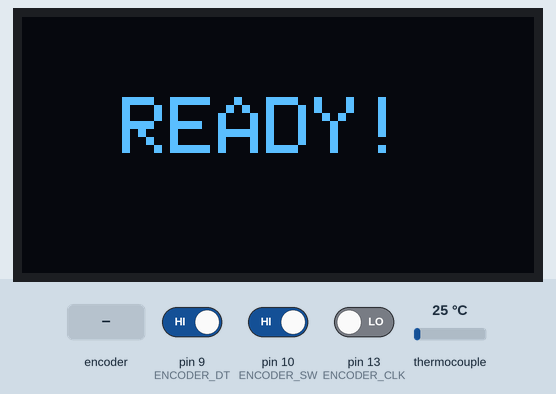
This sketch was run on a simulated Arduino Uno, built with avr-gcc and run on an emulated ATmega328P. Shown: 128×64 one-colour display. The test bench sets the inputs (shaded band); at power-on: pin 10 (ENCODER_SW) HIGH, pin 9 (ENCODER_DT) HIGH, pin 13 (ENCODER_CLK) LOW, thermocouple 25 °C. The OLED is the two-colour kind (top 16 rows yellow); what the sketch prints to the serial monitor is not drawn.

Above: at 2.6 s.
At 4.7 s:
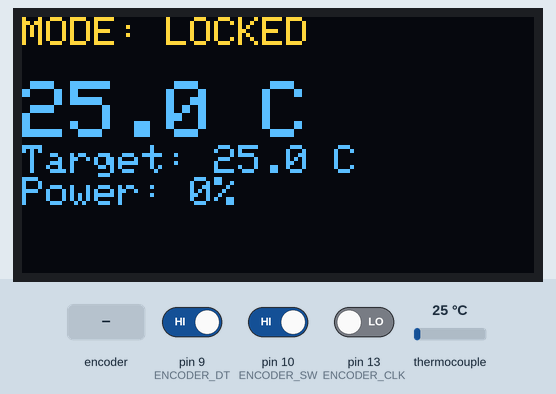
4.8 s: pin 10 (ENCODER_SW) driven LOW
At 6.0 s:
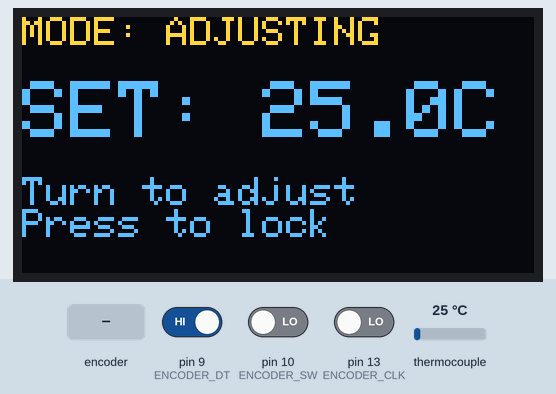
6.3 s: rotary encoder on pin 13 (ENCODER_CLK) / pin 9 (ENCODER_DT) turned 3 steps (first pin leading)
At 7.1 s:
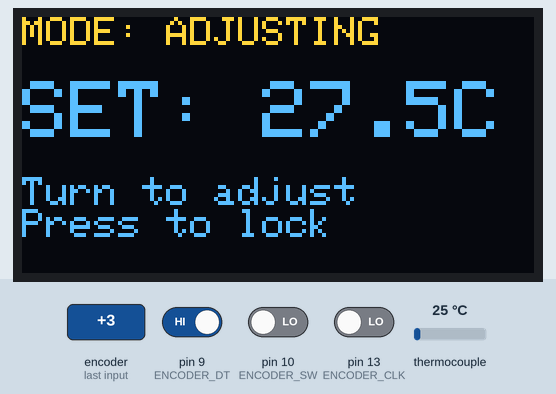
8.4 s: rotary encoder on pin 13 (ENCODER_CLK) / pin 9 (ENCODER_DT) turned 1 step (first pin leading)
At 9.7 s:
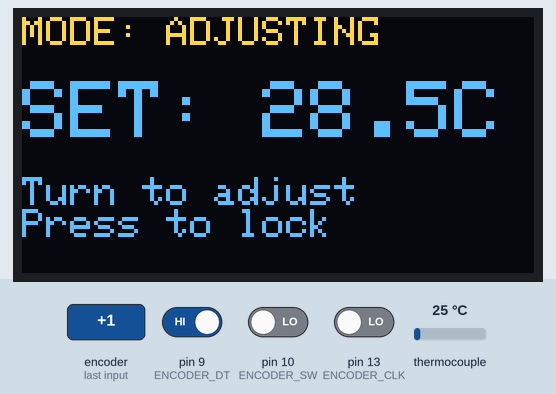
Timing chart, 0 to 11.4 s (numbered marks = the images above; inputs shaded):
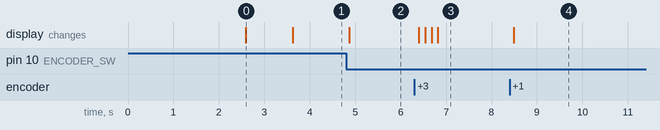

The sketch:

Thermocouple_PID_Controller.ino
```cpp
/*
 * Thermocouple PID Temperature Controller
 *
 * Features:
 * - MAX31855 thermocouple temperature sensing
 * - PID control for Peltier plate via SSR with PWM
 * - Rotary encoder for setpoint adjustment
 * - SSD1306 OLED display (128x64)
 * - Two modes: Locked (running) and Adjusting (setpoint change)
 *
 * Hardware:
 * - ESP8266 microcontroller
 * - MAX31855 thermocouple module
 * - SSD1306 OLED display (I2C)
 * - Rotary encoder with push button
 * - Solid State Relay (SSR) for Peltier control
 *
 * Version: 2.0 - Merged best features from all versions
 * Date: 2025-01-01
 */

#include <Wire.h>
#include <Adafruit_SSD1306.h>
#include <Adafruit_GFX.h>
#include <Adafruit_MAX31855.h>
#include <PID_v1_bc.h>

// ============================================================================
// PIN DEFINITIONS (DO NOT CHANGE - Hardware is physically wired)
// ============================================================================

// MAX31855 Thermocouple (Software SPI)
#define MAXDO   12  // D6 - Data Out
#define MAXCS   15  // D8 - Chip Select
#define MAXCLK  14  // D5 - Clock

// Solid-State Relay (SSR) for Peltier Plates
#define SSR_PIN 0   // D3 - PWM output to SSR

// Rotary Encoder
#define ENCODER_CLK SCK  // SCK - Clock (Note: shares GPIO with SPI)
#define ENCODER_DT  9    // SD2 - Data
#define ENCODER_SW  10   // SD3 - Push Button

// OLED Display (I2C)
#define SCREEN_WIDTH 128
#define SCREEN_HEIGHT 64
#define OLED_RESET -1
#define SCREEN_ADDRESS 0x3C

// ============================================================================
// GLOBAL OBJECTS
// ============================================================================

Adafruit_SSD1306 display(SCREEN_WIDTH, SCREEN_HEIGHT, &Wire, OLED_RESET);
Adafruit_MAX31855 thermocouple(MAXCLK, MAXCS, MAXDO);

// ============================================================================
// PID CONFIGURATION
// ============================================================================

// PID Variables
double setpoint = 25.0;      // Desired temperature in Celsius
double input = 0.0;          // Current temperature from thermocouple
double output = 0.0;         // PID output (0-255 for PWM)

// PID Tuning Parameters
// Starting with conservative values - can be tuned later
double kp = 2.0;             // Proportional gain
double ki = 0.5;             // Integral gain
double kd = 1.0;             // Derivative gain

// PID Controller
PID myPID(&input, &output, &setpoint, kp, ki, kd, DIRECT);

// ============================================================================
// ENCODER VARIABLES
// ============================================================================

// Encoder state tracking
int lastEncoderClk = LOW;
volatile int encoderPosition = 0;  // Encoder position counter

// Button state and debouncing
bool lastButtonState = HIGH;      // Encoder button (INPUT_PULLUP)
bool setpointAdjustMode = false;  // true = Adjusting, false = Locked
unsigned long lastDebounceTime = 0;
const unsigned long debounceDelay = 200; // ms

// Setpoint adjustment settings
const double TEMP_INCREMENT = 0.5;  // Degrees per encoder click
const double MIN_SETPOINT = 10.0;   // Minimum temperature
const double MAX_SETPOINT = 100.0;  // Maximum temperature
double tempSetpoint = setpoint;     // Temporary setpoint while adjusting

// ============================================================================
// DISPLAY UPDATE TIMING
// ============================================================================

unsigned long lastDisplayUpdate = 0;
const unsigned long displayUpdateInterval = 100; // Update display every 100ms

// ============================================================================
// SETUP
// ============================================================================

void setup() {
  Serial.begin(115200);
  Serial.println("\n\n=== Thermocouple PID Controller v2.0 ===");

  // Initialize OLED Display
  if (!display.begin(SSD1306_SWITCHCAPVCC, SCREEN_ADDRESS)) {
    Serial.println(F("ERROR: SSD1306 allocation failed"));
    for (;;); // Halt if display fails
  }

  display.clearDisplay();
  display.setTextSize(2);
  display.setTextColor(SSD1306_WHITE);
  display.setCursor(10, 20);
  display.println("PID CTRL");
  display.setTextSize(1);
  display.setCursor(20, 45);
  display.println("Initializing...");
  display.display();
  delay(2000);

  // Initialize MAX31855 Thermocouple
  Serial.println("Initializing thermocouple...");
  delay(500); // Let MAX chip stabilize

  if (!thermocouple.begin()) {
    Serial.println(F("ERROR: Couldn't find MAX31855"));
    displayError("Thermocouple\nNot Found!");
    for (;;); // Halt if thermocouple fails
  }

  // Read initial temperature
  input = thermocouple.readCelsius();
  if (isnan(input)) {
    Serial.println(F("ERROR: Invalid thermocouple reading"));
    displayError("Thermocouple\nRead Error!");
    for (;;);
  }

  Serial.print("Initial temperature: ");
  Serial.print(input);
  Serial.println(" C");

  // Set up PID
  myPID.SetMode(AUTOMATIC);
  myPID.SetOutputLimits(0, 255); // PWM range
  Serial.println("PID initialized");

  // Set up SSR pin (PWM output)
  pinMode(SSR_PIN, OUTPUT);
  analogWrite(SSR_PIN, 0); // Ensure SSR is off initially
  Serial.println("SSR configured");

  // Set up encoder pins
  pinMode(ENCODER_CLK, INPUT);
  pinMode(ENCODER_DT, INPUT);
  pinMode(ENCODER_SW, INPUT_PULLUP);
  lastEncoderClk = digitalRead(ENCODER_CLK);
  Serial.println("Encoder configured");

  // Display ready message
  display.clearDisplay();
  display.setTextSize(2);
  display.setCursor(25, 20);
  display.println("READY!");
  display.display();
  delay(1000);

  Serial.println("=== System Ready ===\n");
}

// ============================================================================
// MAIN LOOP
// ============================================================================

void loop() {
  // Read temperature from thermocouple
  input = thermocouple.readCelsius();

  // Check for thermocouple errors
  if (isnan(input)) {
    Serial.println("ERROR: Thermocouple read failed");
    displayError("Sensor Error!");
    delay(1000);
    return;
  }

  // Handle encoder rotation
  handleEncoder();

  // Handle button press (mode switching)
  handleButton();

  // Compute PID (only when in locked mode)
  if (!setpointAdjustMode) {
    myPID.Compute();

    // Apply PWM to SSR (output is 0-255)
    analogWrite(SSR_PIN, (int)output);

    // Debug output to Serial
    static unsigned long lastSerialPrint = 0;
    if (millis() - lastSerialPrint > 1000) {
      Serial.print("Temp: ");
      Serial.print(input, 2);
      Serial.print(" C | Setpoint: ");
      Serial.print(setpoint, 2);
      Serial.print(" C | Output: ");
      Serial.print((int)output);
      Serial.println("/255");
      lastSerialPrint = millis();
    }
  } else {
    // In adjust mode, turn off SSR for safety
    analogWrite(SSR_PIN, 0);
  }

  // Update display
  if (millis() - lastDisplayUpdate > displayUpdateInterval) {
    updateDisplay();
    lastDisplayUpdate = millis();
  }

  delay(10); // Small delay for stability
}

// ============================================================================
// ENCODER HANDLING
// ============================================================================

void handleEncoder() {
  int clkState = digitalRead(ENCODER_CLK);

  // Check if encoder has rotated
  if (clkState != lastEncoderClk) {
    int dtState = digitalRead(ENCODER_DT);

    // Determine direction
    if (dtState != clkState) {
      encoderPosition++; // Clockwise
    } else {
      encoderPosition--; // Counter-clockwise
    }

    // Update temporary setpoint if in adjust mode
    if (setpointAdjustMode) {
      tempSetpoint += (dtState != clkState) ? TEMP_INCREMENT : -TEMP_INCREMENT;

      // Constrain to valid range
      if (tempSetpoint < MIN_SETPOINT) tempSetpoint = MIN_SETPOINT;
      if (tempSetpoint > MAX_SETPOINT) tempSetpoint = MAX_SETPOINT;
    }

    lastEncoderClk = clkState;
  }
}

// ============================================================================
// BUTTON HANDLING
// ============================================================================

void handleButton() {
  bool currentButtonState = digitalRead(ENCODER_SW);

  // Detect button press (LOW when pressed due to INPUT_PULLUP)
  if (currentButtonState != lastButtonState) {
    unsigned long currentTime = millis();

    // Debounce
    if ((currentTime - lastDebounceTime) > debounceDelay) {
      if (currentButtonState == LOW) { // Button pressed
        // Toggle mode
        setpointAdjustMode = !setpointAdjustMode;

        if (setpointAdjustMode) {
          // Entering adjust mode - initialize temp setpoint
          tempSetpoint = setpoint;
          Serial.println("Mode: ADJUSTING");
        } else {
          // Exiting adjust mode - save new setpoint
          setpoint = tempSetpoint;
          Serial.print("Mode: LOCKED | New Setpoint: ");
          Serial.print(setpoint, 2);
          Serial.println(" C");
        }
      }
      lastDebounceTime = currentTime;
    }
  }

  lastButtonState = currentButtonState;
}

// ============================================================================
// DISPLAY FUNCTIONS
// ============================================================================

void updateDisplay() {
  display.clearDisplay();
  display.setTextSize(1);
  display.setTextColor(SSD1306_WHITE);

  if (setpointAdjustMode) {
    // ADJUSTING MODE - Show preview of new setpoint
    display.setCursor(0, 0);
    display.println("MODE: ADJUSTING");
    display.println();

    display.setTextSize(2);
    display.print("SET: ");
    display.print(tempSetpoint, 1);
    display.println("C");

    display.setTextSize(1);
    display.println();
    display.println("Turn to adjust");
    display.println("Press to lock");

  } else {
    // LOCKED MODE - Show current temp and operation
    display.setCursor(0, 0);
    display.println("MODE: LOCKED");
    display.println();

    // Current temperature (large)
    display.setTextSize(2);
    display.print(input, 1);
    display.println(" C");

    // Setpoint
    display.setTextSize(1);
    display.print("Target: ");
    display.print(setpoint, 1);
    display.println(" C");

    // PWM output percentage
    display.print("Power: ");
    display.print((int)((output / 255.0) * 100));
    display.println("%");
  }

  display.display();
}

void displayError(const char* message) {
  display.clearDisplay();
  display.setTextSize(2);
  display.setTextColor(SSD1306_WHITE);
  display.setCursor(10, 20);
  display.println("ERROR!");
  display.setTextSize(1);
  display.setCursor(10, 45);
  display.println(message);
  display.display();
}
```

Measured:
- after the input at 4.8 s, the display: changes after 0.07 s (image 2)
- after the input at 6.3 s, the display: first changes after 0.10 s (image 3 shows a later state)
- after the input at 8.4 s, the display: changes after 0.09 s (image 4)
- what the display in image 0 shows lasts 1.0 s, from 2.6 s to 3.6 s
